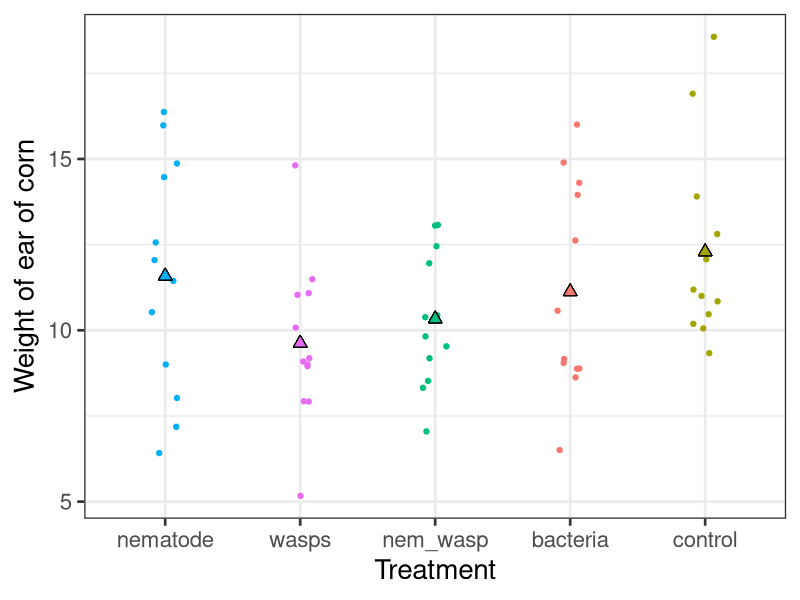
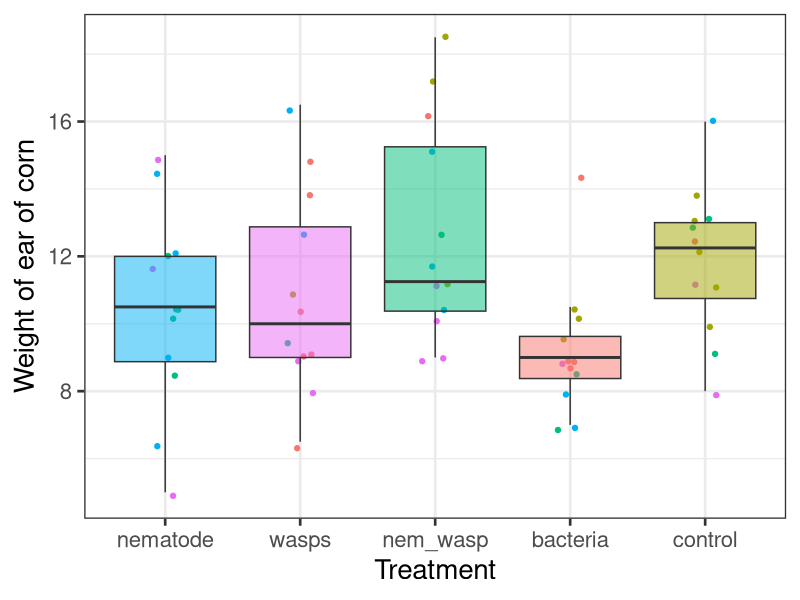
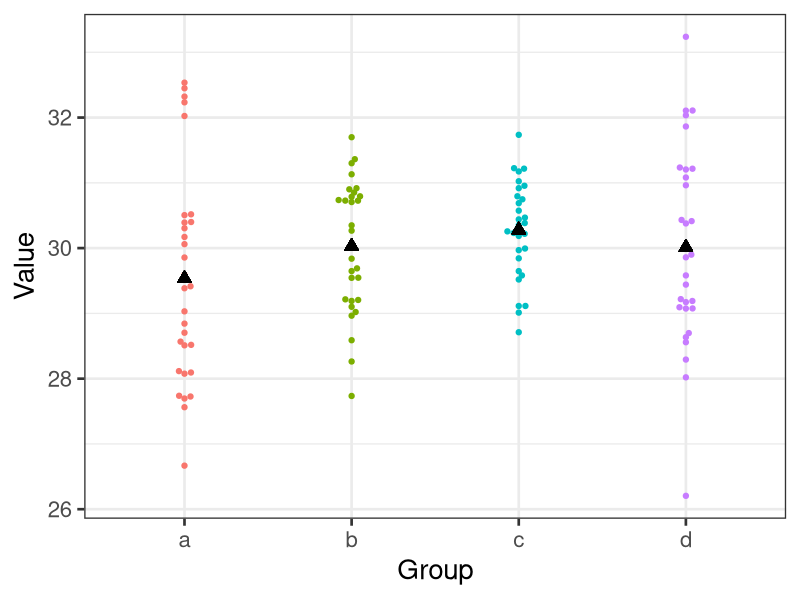
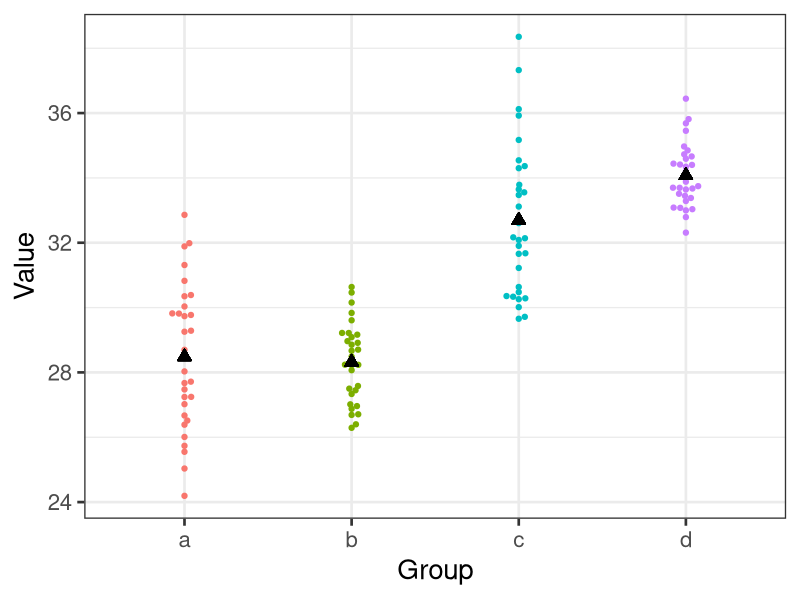
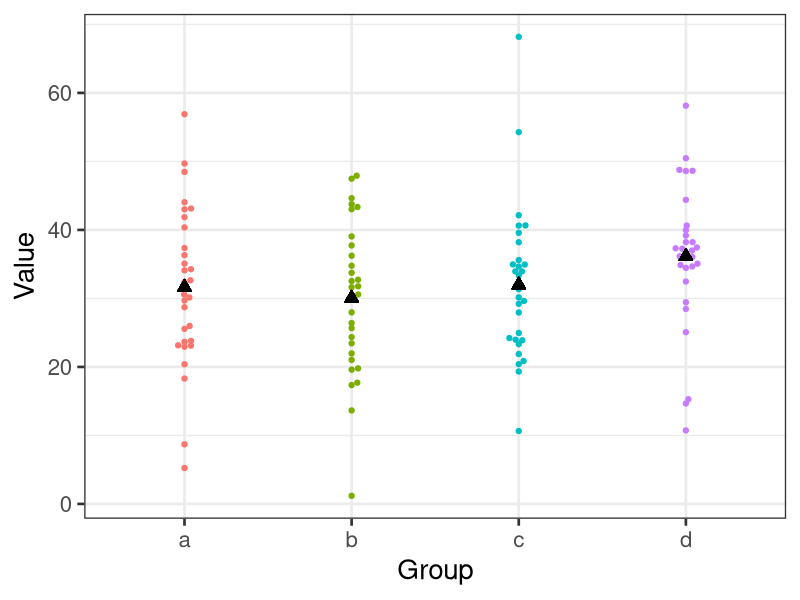
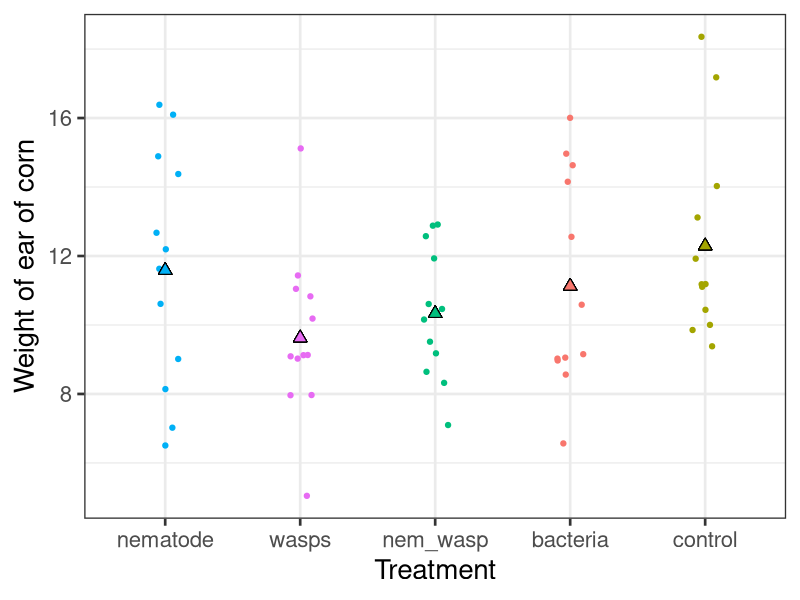
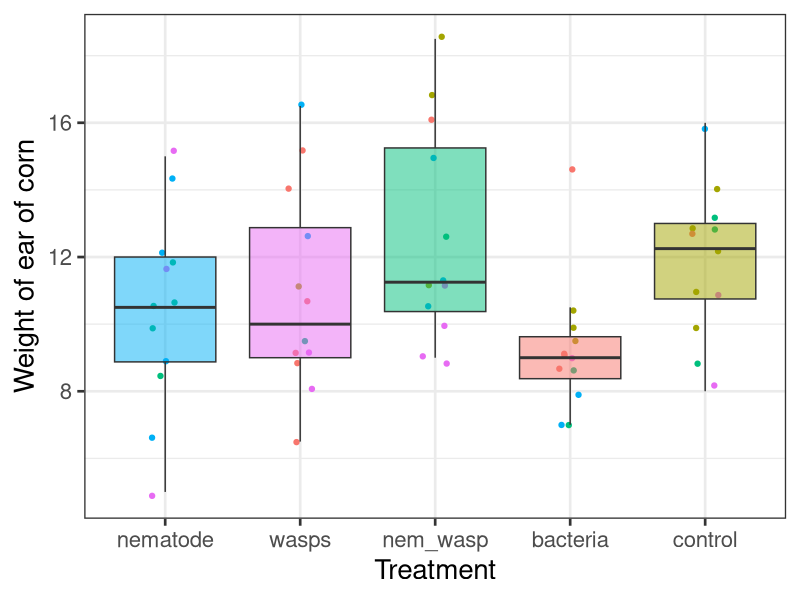
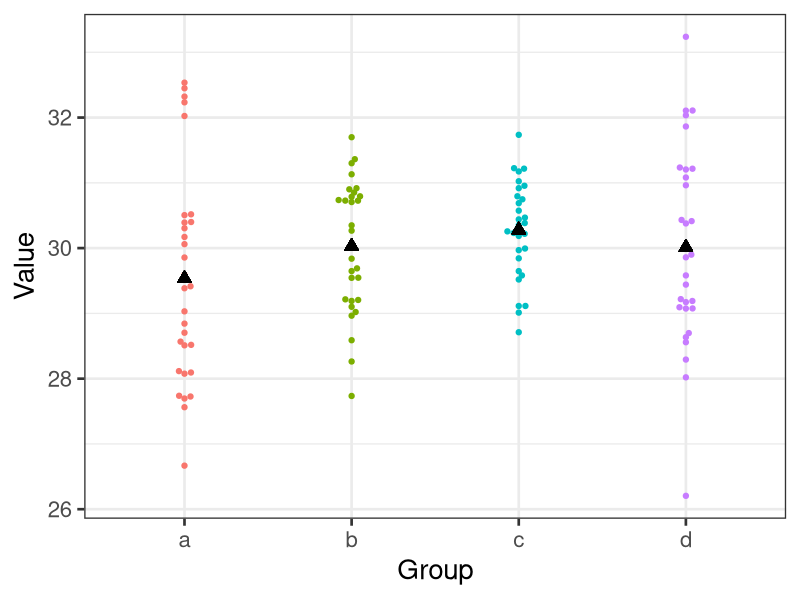

Recreate these plots in R, in order. (Note: this script raises an error after producing the figures.)
# lecture15 script
library(tidyverse)
library(ggbeeswarm)

# set working directory
setwd(glue::glue("{dirname(rstudioapi::getActiveDocumentContext()$path)}/figures"))

# corn data
corn <- data.frame(nematode = c(16.5,15,11.5,12,12.5,9,16,6.5,8,14.5,7,10.5),
                   wasps = c(11,15,9,9,11.5,11,9,10,9,8,8,5),
                   nem_wasp = c(8.5,13,12,10,12.5,8.5,9.5,7.0,10.5,10.5,13,9),
                   bacteria = c(16,14.5,15,9,10.5,14,12.5,9,9,9,6.5,8.5),
                   control = c(13,10.5,11,10,14,12,11,9.5,18.5,17,10,11))

summary_corn <- corn %>%
    tidyr::pivot_longer(nematode:control) %>%
    dplyr::group_by(name) %>%
    dplyr::summarize(mean = mean(value), sd = sd(value))

# plot corn
corn %>%
    tidyr::pivot_longer(nematode:control) %>%
    dplyr::group_by(name) %>%
    dplyr::mutate(mean_value = mean(value)) %>%
    ggplot2::ggplot(.) +
    ggplot2::aes(x = factor(name, levels = c("nematode", "wasps", "nem_wasp", "bacteria", "control")), 
                 y = value, fill = name) +
    ggplot2::geom_jitter(width = 0.1, aes(color = name)) +
    ggplot2::geom_point(aes(x = name, y = mean_value), shape = 24, size = 3) +
    # ggplot2::geom_boxplot(alpha = 0.5, outlier.color = NA) +
    ggplot2::theme_bw(20) +
    ggplot2::theme(legend.position = "none") +
    ggplot2::labs(x = "Treatment", y = "Weight of ear of corn")
ggsave("corn1.png", height = 4, width = 7)

# calculate anova
long_corn <- corn %>%
    tidyr::pivot_longer(nematode:control, names_to = "treatment", values_to = "weight") 

# not significant
anova(lm(weight ~ treatment, data = long_corn))
aov(weight ~ treatment, data = long_corn)

# randomized
set.seed(76)
samples <- corn %>%
    tidyr::pivot_longer(nematode:control) %>%
    dplyr::mutate(rep1 = sample(name), 
                  rep2 = sample(name),
                  rep3 = sample(name))  
samples %>%
    ggplot2::ggplot(.) +
    ggplot2::aes(x = factor(rep3, levels = c("nematode", "wasps", "nem_wasp", "bacteria", "control")), 
                 y = value, fill = rep3) +
    ggplot2::geom_jitter(width = 0.1, aes(color = name)) +
    ggplot2::geom_boxplot(alpha = 0.5, outlier.color = NA) +
    ggplot2::theme_bw(20) +
    ggplot2::theme(legend.position = "none") +
    ggplot2::labs(x = "Treatment", y = "Weight of ear of corn")
ggsave("corn4.png", height = 4, width = 7)

samples %>%
    dplyr::select(rep1, rep2, rep3, value) %>%
    tidyr::pivot_longer(rep1:rep3, names_to = "rep", values_to = "name") %>%
    dplyr::group_by(rep, name) %>%
    dplyr::summarize(mean = mean(value)) %>%
    dplyr::group_by(rep) %>%
    dplyr::filter(mean == min(mean) | mean == max(mean))

# three examples:
set.seed(3)
df <- data.frame(a = rnorm(30, 30, 2),
                 b = rnorm(30, 30, 1),
                 c = rnorm(30, 30, 1),
                 d = rnorm(30, 30, 2))

df %>%
    tidyr::pivot_longer(a:d) %>%
    dplyr::group_by(name) %>%
    dplyr::mutate(avg = mean(value)) %>%
    ggplot2::ggplot(.) +
    ggplot2::aes(x = name, 
                 y = value, fill = name) +
    ggbeeswarm::geom_beeswarm(aes(color = name)) +
    ggplot2::geom_point(aes(x = name, y = avg), shape = 24, size = 3, fill = "black") +
    # ggplot2::geom_jitter(width = 0.1, aes(color = name)) +
    # ggplot2::geom_boxplot(alpha = 0.5, outlier.color = NA) +
    ggplot2::theme_bw(20) +
    ggplot2::theme(legend.position = "none") +
    ggplot2::labs(x = "Group", y = "Value")
ggsave("anova1.png", height = 3, width = 4)

df <- data.frame(a = rnorm(30, 29, 2),
                 b = rnorm(30, 28, 1),
                 c = rnorm(30, 33, 2),
                 d = rnorm(30, 34, 1))
keep <- df

df %>%
    tidyr::pivot_longer(a:d) %>%
    dplyr::group_by(name) %>%
    dplyr::mutate(avg = mean(value)) %>%
    ggplot2::ggplot(.) +
    ggplot2::aes(x = name, 
                 y = value, fill = name) +
    ggbeeswarm::geom_beeswarm(aes(color = name)) +
    ggplot2::geom_point(aes(x = name, y = avg), shape = 24, size = 3, fill = "black") +
    # ggplot2::geom_jitter(width = 0.1, aes(color = name)) +
    # ggplot2::geom_boxplot(alpha = 0.5, outlier.color = NA) +
    ggplot2::theme_bw(20) +
    ggplot2::theme(legend.position = "none") +
    ggplot2::labs(x = "Group", y = "Value")
ggsave("anova2.png", height = 3, width = 4)

df <- data.frame(a = rnorm(30, 29, 11),
                 b = rnorm(30, 28, 12),
                 c = rnorm(30, 33, 10),
                 d = rnorm(30, 34, 9.7))

df %>%
    tidyr::pivot_longer(a:d) %>%
    dplyr::group_by(name) %>%
    dplyr::mutate(avg = mean(value)) %>%
    ggplot2::ggplot(.) +
    ggplot2::aes(x = name, 
                 y = value, fill = name) +
    ggbeeswarm::geom_beeswarm(aes(color = name)) +
    ggplot2::geom_point(aes(x = name, y = avg), shape = 24, size = 3, fill = "black") +
    # ggplot2::geom_jitter(width = 0.1, aes(color = name)) +
    # ggplot2::geom_boxplot(alpha = 0.5, outlier.color = NA) +
    ggplot2::theme_bw(20) +
    ggplot2::theme(legend.position = "none") +
    ggplot2::labs(x = "Group", y = "Value")
ggsave("anova3.png", height = 3, width = 4)

# calculate anova with keep data
keep2 <- keep %>%
    tidyr::pivot_longer(a:d)

# weight gain example
weight <- data.frame(diet1 = c(8,16,9, NA,NA),
                     diet2 = c(9,16,21,11,18),
                     diet3 = c(15,10,17,6,NA)) %>%
    tidyr::pivot_longer(diet1:diet3, names_to = "diet", values_to = "weight") %>%
    na.omit()

# what does the anova look like in R?
anova(lm(weight ~ diet, data = weight))

weight %>%
    dplyr::group_by(diet) %>%
    dplyr::mutate(avg = mean(weight)) %>%
    ggplot2::ggplot(.) +
    ggplot2::aes(x = diet, 
                 y = weight, fill = diet) +
    ggbeeswarm::geom_beeswarm(aes(color = diet)) +
    ggplot2::geom_point(aes(x = diet, y = avg), shape = 24, size = 3) +
    ggplot2::scale_color_manual(values = rev(gg_color_hue(3))) +
    ggplot2::scale_fill_manual(values = rev(gg_color_hue(3))) +
    # ggplot2::geom_jitter(width = 0.1, aes(color = name)) +
    # ggplot2::geom_boxplot(alpha = 0.5, outlier.color = NA) +
    ggplot2::theme_bw(20) +
    ggplot2::theme(legend.position = "none") +
    ggplot2::theme(axis.title.x = element_blank()) +
    ggplot2::labs(x = "Group", y = "Weight gain") +
    ggplot2::geom_hline(yintercept = 13, color = "red", size = 1.5)
ggsave("weight1.png", height = 3, width = 4)

# f distribution
data.frame(x = c(0,6)) %>%
    ggplot2::ggplot(.) +
    ggplot2::aes(x) +
    ggplot2::stat_function(fun = df, n = 100, args = list(df1 = 4, df2 = 20), size = 1.5, color = "grey50") + 
    ggplot2::labs(y = "", x = "") +
    ggplot2::theme_bw(24) +
    ggplot2::theme(panel.grid = element_blank()) +
    ggplot2::theme(axis.text.y = element_blank(),
                   axis.title = element_blank(),
                   axis.ticks.y = element_blank())
ggsave("f_distribution1.png", height = 5, width = 10)

# show with F_0.05
data.frame(x = c(0,6)) %>%
    ggplot2::ggplot(.) +
    ggplot2::aes(x) +
    ggplot2::stat_function(fun = df, n = 100, args = list(df1 = 4, df2 = 20), size = 1.5, color = "grey50") + 
    ggplot2::stat_function(fun = df, n = 100, args = list(df1 = 4, df2 = 20), size = 1.5,
                           geom = "area", fill = "steelblue3", alpha = 0.7, xlim = c(2.87, 6)) + 
    ggplot2::labs(y = "", x = "") +
    ggplot2::theme_bw(24) +
    ggplot2::theme(panel.grid = element_blank()) +
    ggplot2::theme(axis.text.y = element_blank(),
                   axis.title = element_blank(),
                   axis.ticks.y = element_blank())
ggsave("f_distribution2.png", height = 5, width = 10)

# for weight gain
data.frame(x = c(0,6)) %>%
    ggplot2::ggplot(.) +
    ggplot2::aes(x) +
    ggplot2::stat_function(fun = df, n = 100, args = list(df1 = 2, df2 = 9), size = 1.5, color = "grey50") + 
    ggplot2::stat_function(fun = df, n = 100, args = list(df1 = 2, df2 = 9), size = 1.5,
                           geom = "area", fill = "steelblue3", alpha = 0.7, xlim = c(0.77, 6)) + 
    ggplot2::labs(y = "", x = "") +
    ggplot2::theme_bw(24) +
    ggplot2::theme(panel.grid = element_blank()) +
    ggplot2::theme(axis.text.y = element_blank(),
                   axis.title = element_blank(),
                   axis.ticks.y = element_blank())
ggsave("f_distribution3.png", height = 5, width = 10)

# checking assumptions for anova
# residuals plot

# good example - corn!
corn %>%
    tidyr::pivot_longer(nematode:control) %>%
    dplyr::group_by(name) %>%
    dplyr::mutate(mean_value = mean(value)) %>%
    dplyr::ungroup() %>%
    dplyr::mutate(residual = value - mean_value) %>%
    ggplot2::ggplot(.) +
    ggplot2::aes(x = factor(name, levels = c("nematode", "wasps", "nem_wasp", "bacteria", "control"),
                            labels = c("N", "W", "N+W", "B", "C")), 
                 y = value, fill = name) +
    ggplot2::geom_jitter(width = 0.1, aes(color = name), size = 3) +
    # ggplot2::geom_point(aes(x = name, y = mean_value), shape = 24, size = 3) +
    # ggplot2::geom_boxplot(alpha = 0.5, outlier.color = NA) +
    ggplot2::theme_bw(20) +
    ggplot2::theme(legend.position = "none") +
    ggplot2::labs(x = "Treatment", y = "Weight of ear of corn")
ggsave("corn5.png", height = 5, width = 5)

corn %>%
    tidyr::pivot_longer(nematode:control) %>%
    dplyr::group_by(name) %>%
    dplyr::mutate(mean_value = mean(value)) %>%
    dplyr::ungroup() %>%
    dplyr::mutate(residual = value - mean_value) %>%
    ggplot2::ggplot(.) +
    ggplot2::aes(x = mean_value, 
                 y = residual, fill = name) +
    ggplot2::geom_jitter(width = 0.1, aes(color = name), size = 3) +
    # ggplot2::geom_point(aes(x = name, y = mean_value), shape = 24, size = 3) +
    # ggplot2::geom_boxplot(alpha = 0.5, outlier.color = NA) +
    ggplot2::theme_bw(20) +
    ggplot2::theme(legend.position = "none") +
    ggplot2::labs(x = "Group mean", y = "Residual weight") +
    ggplot2::geom_hline(yintercept = 0, size = 1.5)
ggsave("corn6.png", height = 5, width = 5)


# bad example
set.seed(5)
fake_data <- data.frame(A = rnorm(10,40,3),
                        B = rnorm(10, 27, 1),
                        C = rnorm(10, 21, 0.5),
                        D = rnorm(10, 41, 5),
                        E = rnorm(10, 50, 10)) %>%
    tidyr::pivot_longer(A:E)

fake_data %>%
    ggplot2::ggplot(.) +
    ggplot2::aes(x = name, y = value, color = name) +
    ggplot2::geom_point(size = 3) +
    ggplot2::theme_bw(20) +
    ggplot2::theme(legend.position = "none") +
    ggplot2::labs(x = "Group", y = "Value")
ggsave("residual1.png", height = 5, width = 5)

fake_data %>%
    dplyr::group_by(name) %>%
    dplyr::mutate(avg = mean(value)) %>%
    dplyr::ungroup() %>%
    dplyr::mutate(residual = value - avg) %>%
    ggplot2::ggplot(.) +
    ggplot2::aes(x = avg, y = residual, color = name) +
    ggplot2::geom_point(size = 3) +
    ggplot2::theme_bw(20) +
    ggplot2::theme(legend.position = "none") +
    ggplot2::labs(x = "Group mean", y = "Residual") +
    ggplot2::geom_hline(yintercept = 0, size = 1.5)
ggsave("residual2.png", height = 5, width = 5)

# calculate anova with R
corn_long <- corn %>%
    tidyr::pivot_longer(nematode:control, names_to = "treatment", values_to = "weight")
anova(lm(weight ~ treatment, data = corn_long))

# TWO_WAY ANOVA - leaf area
leaf_area <- data.frame(Control_low = c(264,200,225,268,215,241,232,256,229,288,253,288,230),
                        Stress_low = c(235,188,195,205,212,214,182,215,272,163,230,255,202),
                        Control_mod = c(314,320,310,340,299,368,345,271,285,309,337,282,273),
                        Stress_mod = c(283,312,291,259,216,201,267,326,241,291,269,282,257)) %>%
    tidyr::pivot_longer(Control_low:Stress_mod, names_to = "conditions", values_to = "leaf_area") %>%
    tidyr::separate(conditions, into = c("treatment", "light")) %>%
    dplyr::mutate(light = ifelse(light == "mod", "Moderate light", "Low light"))

leaf_area %>%
    dplyr::group_by(treatment, light) %>%
    dplyr::mutate(avg = mean(leaf_area)) %>%
    ggplot2::ggplot(.) +
    ggplot2::aes(x = treatment, y = leaf_area) +
    ggplot2::geom_point(size = 3) +
    ggplot2::geom_point(size = 5, shape = 24, aes(x = treatment, y = avg), fill = "red") +
    ggplot2::facet_grid(~light) +
    ggplot2::theme_bw(20) +
    ggplot2::labs(x = "Treatment", y = "Leaf area")
ggsave("leaf_area.png", height = 4, width = 8)

leaf_area %>%
    dplyr::group_by(treatment, light) %>%
    dplyr::mutate(avg = mean(leaf_area)) %>%
    ggplot2::ggplot(.) +
    ggplot2::aes(x = treatment, y = leaf_area, color = light) +
    ggplot2::geom_point(size = 3, position = position_dodge(width = 0.5), alpha = 0.5) +
    ggplot2::geom_point(size = 5, shape = 24, aes(x = treatment, y = avg, fill = light),
                        color = "black", position = position_dodge(width = 0.5)) +
    ggplot2::theme_bw(20) +
    ggplot2::scale_color_manual(name = "Light", values = c("palevioletred1", "dodgerblue")) +
    ggplot2::scale_fill_manual(name = "Light",values = c("palevioletred1", "dodgerblue")) +
    ggplot2::labs(x = "Treatment", y = "Leaf area")
ggsave("leaf_area2.png", height = 4, width = 8)

summary(lm(leaf_area ~ treatment + light, data = leaf_area))
anova(aov(leaf_area ~ treatment*light, data = leaf_area), type = 3)
leaf_area <- leaf_area %>%
    dplyr::rename(stress = treatment)
anova(lm(leaf_area~stress*light, data = leaf_area))

# easy way to make an interaction plot! put in practicum...
interaction.plot(leaf_area$light, leaf_area$treatment, leaf_area$leaf_area)

# use anova to compare models

# graphical view of anova - distributions
data.frame(x = c(-3,3)) %>%
    ggplot2::ggplot(.) +
    ggplot2::aes(x) +
    ggplot2::stat_function(fun = dnorm, 
                           n = 100, 
                           args = list(mean = 0, sd = 1),
                           color = "grey50", size = 1.5) + 
    ggplot2::labs(y = "", x = "") +
    ggplot2::theme_bw(24) +
    ggplot2::theme(panel.grid = element_blank(),
                   axis.text = element_blank(),
                   axis.title = element_blank(),
                   axis.ticks = element_blank()) +
    ggplot2::scale_y_continuous(breaks = NULL) +
    ggplot2::scale_x_continuous(breaks = c(-3,-2,-1,0,1,2,3))
ggsave("normal.png", height = 4, width = 8)

# using anova to compare models
model1 <- lm(leaf_area ~ light, data = leaf_area)
model2 <- lm(leaf_area ~ stress, data = leaf_area)
model3 <- lm(leaf_area ~ stress + light, data = leaf_area)
model4 <- lm(leaf_area ~ stress * light, data = leaf_area)

anova(model1, model3)
anova(model3, model4)

# tukey HSD test
TukeyHSD(aov(leaf_area ~ light + stress + light*stress, data = leaf_area))
TukeyHSD(aov(leaf_area ~ light + stress, data = leaf_area))

pairwise.t.test(leaf_area$leaf_area, leaf_area$light)

TukeyHSD(aov(weight ~ treatment, data = long_corn))
